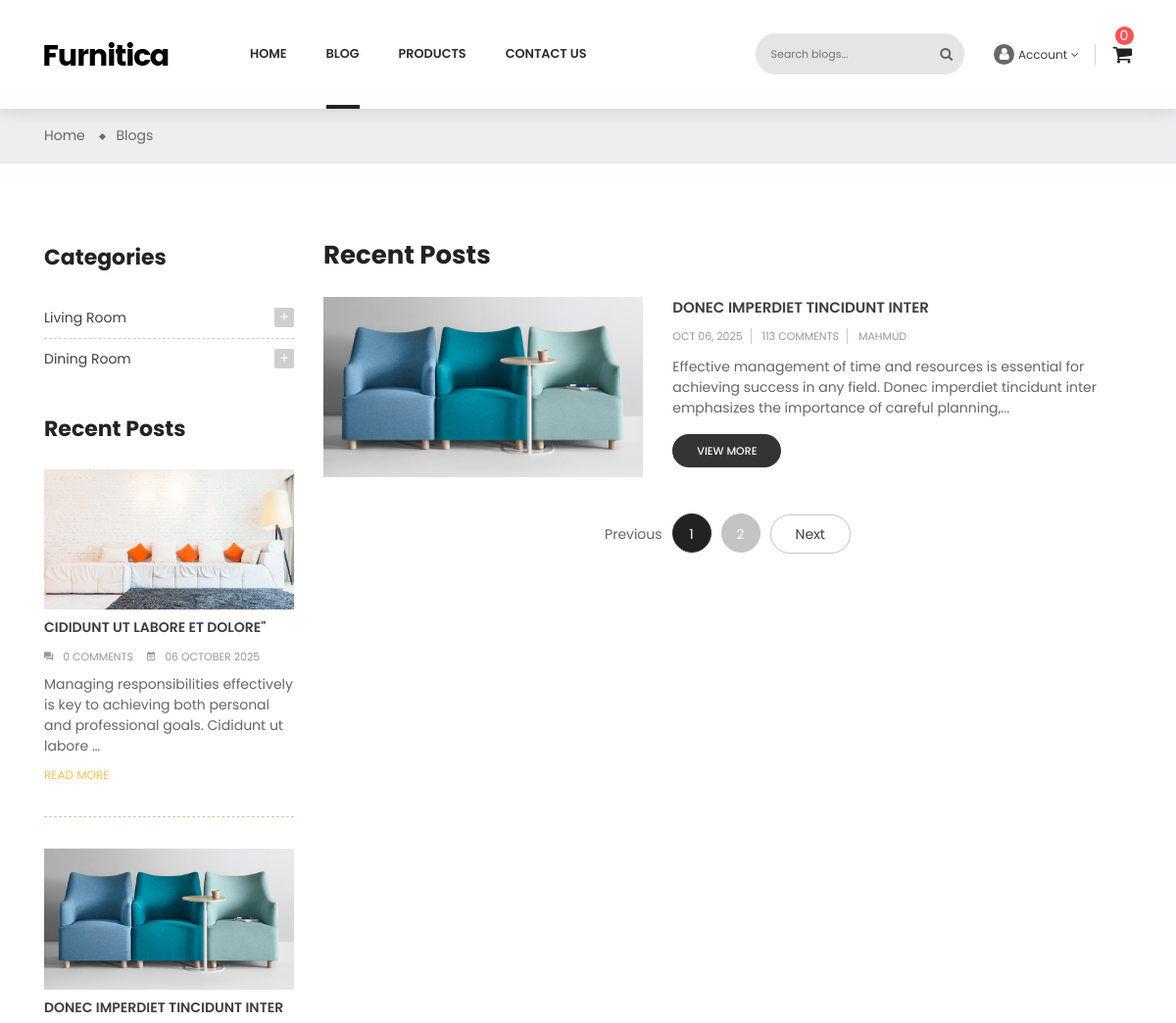
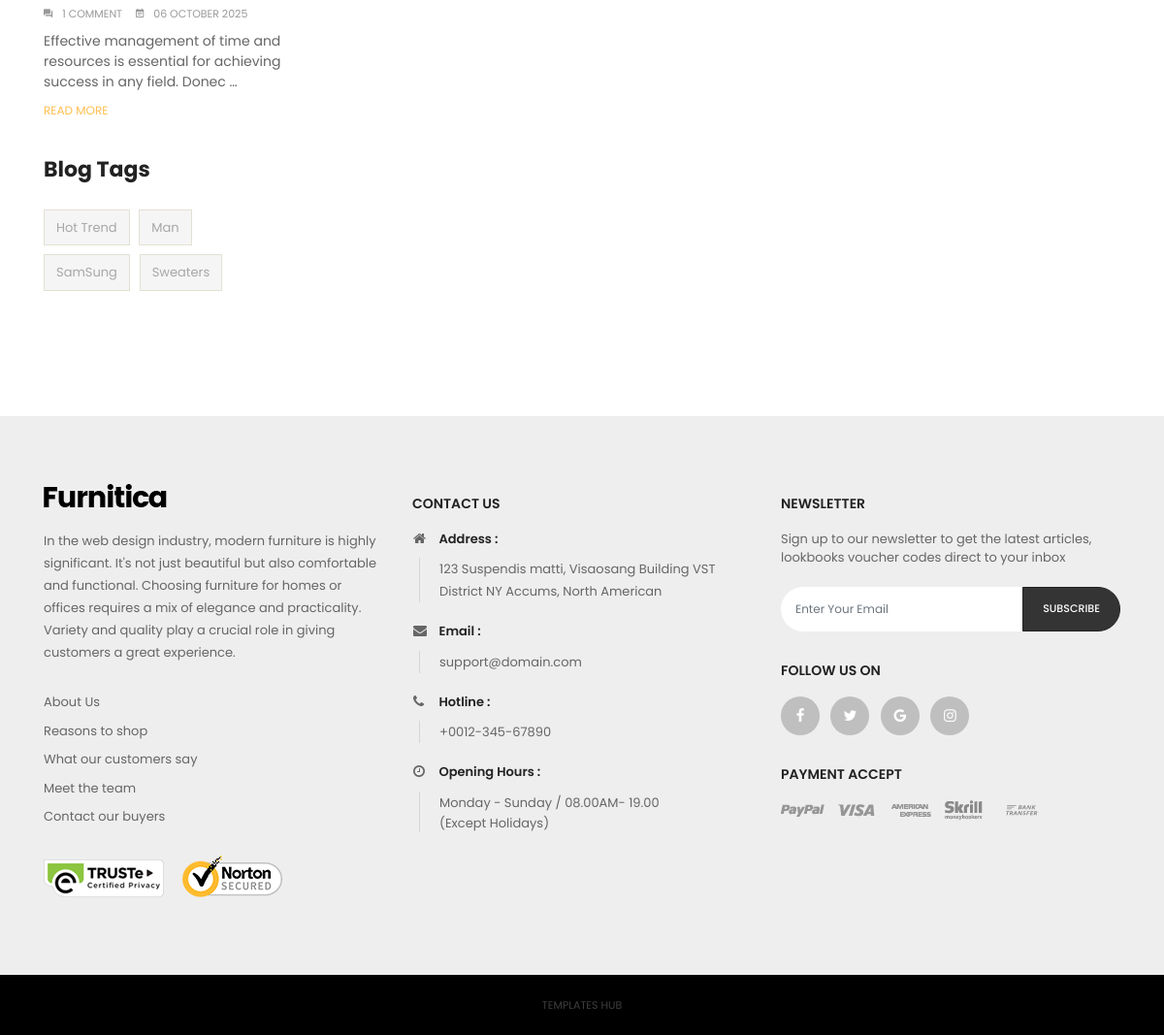
Screenshot of /en/blogs/ with the database file from the repository (2 pictures, top to bottom).
### apps/blogs/models.py (models this page shows, shortened)
class BlogCategoryModel(BaseModel):
    title = models.CharField(max_length=255)
    parent = models.ForeignKey(
        'self',
        on_delete=models.CASCADE,
        related_name='children',
        blank=True,
        null=True
    )
    class Meta:
        verbose_name = 'Blog category'
        verbose_name_plural = 'Blog categories'

class BlogModel(BaseModel):
    class BlogStatus(models.TextChoices):
        DRAFT = 'DRAFT'
        PUBLISHED = 'PUBLISHED'
        DELETED = 'DELETED'
    image = models.ImageField(upload_to='blog-post/')
    title = models.CharField(max_length=255)
    content = RichTextUploadingField()
    status = models.CharField(
        max_length=20,
        choices=BlogStatus,
        default=BlogStatus.DRAFT
    )
    author = models.ForeignKey(
        BlogAuthorModel,
        on_delete=models.CASCADE,
        related_name='blogs',
    )
    category = models.ManyToManyField(
        BlogCategoryModel,
        related_name='blogs'
    )
    tag = models.ManyToManyField(
        BlogTagModel,
        related_name='blogs'
    )
    class Meta:
        verbose_name = 'Blog'
        verbose_name_plural = 'Blogs'

class BlogTagModel(BaseModel):
    title = models.CharField(max_length=255)
    class Meta:
        verbose_name = 'Blog tag'
        verbose_name_plural = 'Blog tags'

class BlogAuthorModel(BaseModel):
    full_name = models.CharField(max_length=128)
    avatar = models.ImageField(
        upload_to='blog-author/'
    )
    bio = models.CharField(max_length=255)
    class Meta:
        verbose_name = 'Blog author'
        verbose_name_plural = 'Blog authors'

### apps/blogs/views.py (the view)
# urls.py: path('', BlogListView.as_view(), name='blogs_home'),
class BlogListView(ListView):
    template_name = 'blogs/blog-list-sidebar-left.html'
    context_object_name = "blogs"
    paginate_by = 1
    def get_queryset(self):
        return BlogModel.objects.filter(status=BlogModel.BlogStatus.PUBLISHED)
    def get_context_data(self, **kwargs):
        context = super().get_context_data(**kwargs)
        context["parent_categories"] = BlogCategoryModel.objects.filter(parent__isnull=True)
        context["tags"] = BlogTagModel.objects.all()
        context["recent_blogs"] = BlogModel.objects.filter(
            status=BlogModel.BlogStatus.PUBLISHED
        ).order_by('-created_at')[:5]
        context["search_type"] = "blogs"
        return context

### apps/basket/cart.py (called while the page is built)
    def __len__(self):
        return sum(item['quantity'] for item in self.basket.values())

### apps/basket/context_processors.py (called while the page is built)
def basket(request):
    return {'basket': Basket(request)}

### apps/pages/templatetags/my_tags.py (called while the page is built)
@register.simple_tag
def get_full_url(request, lang):
    path = request.path.split('/')
    path[1] = lang
    return '/'.join(path)

### templates/blogs/blog-list-sidebar-left.html (shortened to what this page needs)
{% extends 'layout/base.html'%}
{% load static %}
{% load i18n %}
{% load my_tags %}
{% block body_id %}blog-list-sidebar-left{% endblock %}
{% block body_class %}blog{% endblock %}
{% block content %}
<div class="main-content">
        <div id="wrapper-site">
            <div id="content-wrapper">
                <div id="main">
                    <div class="page-home">
                        <nav class="breadcrumb-bg">
                            <div class="container no-index">
                                <div class="breadcrumb">
                                    <ol>
                                        <li>
                                            <a href="{% url 'blogs:blogs_home'%}">
                                                <span>{% trans 'Home' %}</span>
                                            </a>
                                        </li>
                                        <li>
                                            <a href="#">
                                                <span>{% trans 'Blogs' %}</span>
                                            </a>
                                        </li>
                                    </ol>
                                </div>
                            </div>
                        </nav>
                        <div class="container">
                            <div class="content">
                                <div class="row">
                                    <div class="sidebar-3 sidebar-collection col-lg-3 col-md-3 col-sm-4">
                                        {% include 'blogs/blog-sidebar.html' %}
                                    </div>
                                    <div class="col-sm-8 col-lg-9 col-md-9 flex-xs-first main-blogs">
                                        <h2>Recent Posts</h2>
                                    {% if blogs %}
                                        {% for blog in blogs %}
                                            <div class="list-content row">
                                                <div class="hover-after col-md-5 col-xs-12">
                                                    <a href="{% url 'blogs:detail' pk=blog.id %}">
                                                        <img src="{{ blog.image.url }}" alt="img">
                                                    </a>
                                                </div>
                                                <div class="late-item col-md-7 col-xs-12" >
                                                    <p class="content-title">
                                                        <a href="{% url 'blogs:detail' pk=blog.id %}"> {{ blog.title|slice:":40" }} </a>
                                                    </p>
                                                    <p class="post-info">
                                                        <span>{{ blog.created_at|date:"M d, Y" }}</span>
                                                        <span>113 Comments</span>
                                                        <span> {{ blog.author.full_name }} </span>
                                                    </p>
                                                    <p class="description">{{ blog.content|striptags|slice:":200" }}...
                                                    </p>
                                                    <span class="view-more">
                                                        <a href="{% url 'blogs:detail' pk=blog.id %}">view more</a>
                                                    </span>
                                                </div>
                                            </div>
                                        {% endfor %}
                                    {% endif %}
                                        <div class="page-list col">
                                            <ul class="justify-content-center d-flex">
                                                {% if page_obj.has_previous %}
                                                    <li>
                                                        <a rel="prev" href="?page={{ page_obj.previous_page_number }}{% if search_query %}&s={{ search_query }}{% endif %}" class="previous js-search-link">
                                                            Previous
                                                        </a>
                                                    </li>
                                                {% else %}
                                                    <li>
                                                        <span class="previous disabled">Previous</span>
                                                    </li>
                                                {% endif %}
                                                {% for num in page_obj.paginator.page_range %}
                                                    {% if page_obj.number == num %}
                                                        <li class="current active">
                                                            <a rel="nofollow" href="#" class="disabled js-search-link">
                                                                {{ num }}
                                                            </a>
                                                        </li>
                                                    {% elif num > page_obj.number|add:'-3' and num < page_obj.number|add:'3' %}
                                                        <li>
                                                            <a rel="nofollow" href="?page={{ num }}{% if search_query %}&s={{ search_query }}{% endif %}" class="js-search-link">
                                                                {{ num }}
                                                            </a>
                                                        </li>
                                                    {% endif %}
                                                {% endfor %}
                                                {% if page_obj.has_next %}
                                                    <li>
                                                        <a rel="next" href="?page={{ page_obj.next_page_number }}{% if search_query %}&s={{ search_query }}{% endif %}" class="next js-search-link">
                                                            Next
                                                        </a>
                                                    </li>
                                                {% else %}
                                                    <li>
                                                        <span class="next disabled">Next</span>
                                                    </li>
                                                {% endif %}
                                            </ul>
                                        </div>
                                    </div>
                                </div>
                            </div>
                        </div>
                    </div>
                </div>
            </div>
        </div>
    </div>
{% endblock %}

### templates/blogs/blog-sidebar.html (shortened to what this page needs)
{% load static %}
{% load i18n %}
<div class="sidebar-block">
    <div class="title-block">Categories</div>
    <div class="block-content">
        {% for parent in parent_categories %}
            <div class="cateTitle hasSubCategory open level1">
                <span class="arrow collapse-icons collapsed"
                    data-toggle="collapse"
                    data-target="#category{{ parent.id }}"
                    aria-expanded="false" role="status">
                    <i class="zmdi zmdi-plus"></i>
                </span>
                <a class="cateItem" href="{% url 'blogs:blog_filter' 'category' parent.id %}">{{ parent.title }}</a>
            </div>
        {% endfor %}
    </div>
</div>
<div class="sidebar-block">
    <div class="title-block">{% trans 'Recent Posts' %}</div>
    <div class="post-item-content">
        {% for blog in recent_blogs %}
        <div>
            <div class="late-item {% if forloop.first %}first-child{% endif %}">
                <a href="{% url 'blogs:detail' blog.id %}">
                    {% if blog.image %}
                        <img src="{{ blog.image.url }}" alt="{{ blog.title }}" class="img-fluid mb-2">
                    {% endif %}
                    <p class="content-title">{{ blog.title|upper }}</p>
                </a>
                <span>
                    <i class="zmdi zmdi-comments"></i>{{ blog.comments.count }} comment{{ blog.comments.count|pluralize }}
                </span>
                <span>
                    <i class="zmdi zmdi-calendar-note"></i>{{ blog.created_at|date:"d F Y" }}
                </span>
                <p class="description">{{ blog.content|striptags|truncatewords:15 }}</p>
                <p class="remove">
                    <a href="{% url 'blogs:detail' blog.id %}">{% trans 'READ MORE' %}</a>
                </p>
            </div>
        </div>
        {% empty %}
        <p style="text-align:center;color:#999;padding:20px;">{% trans 'No recent posts found.' %}</p>
        {% endfor %}
    </div>
</div>
<div class="sidebar-block product-tags">
    <div class="title-block">
        Blog Tags
    </div>
    <div class="block-content">
        <ul class="listSidebarBlog list-unstyled">
            {% for tag in tags %}
            <li>
                <a href="{% url 'blogs:blog_filter' 'tag' tag.id %}" title="Show blogs matching tag {{ tag.title }}">{{ tag.title }}</a>
            </li>
            {% empty %}
            <li><span class="text-muted">{% trans 'No tags available' %}</span></li>
            {% endfor %}
        </ul>
    </div>
</div>

### rows the page displays
BlogCategoryModel: title "Living Room"
BlogCategoryModel: title "Dining Room"
BlogModel: image (picture), title "CIDIDUNT UT LABORE ET DOLORE\"", comments.count "0", created_at "06 OCTOBER 2025", content "Managing responsibilities effectively is key to achieving both personal and professional goals. Cididunt ut labore …"
BlogModel: image (picture), title "DONEC IMPERDIET TINCIDUNT INTER", comments.count "1", created_at "06 OCTOBER 2025", content "Effective management of time and resources is essential for achieving success in any field. Donec …", created_at "OCT 06, 2025", author.full_name "MAHMUD", content "Effective management of time and resources is essential for achieving success in any field. Donec imperdiet tincidunt inter emphasizes the importance of careful planning,"
BlogTagModel: title "Hot Trend"
BlogTagModel: title "Man"
BlogTagModel: title "SamSung"
BlogTagModel: title "Sweaters"

### other values shown
{{ basket|length }} "0"
{{ num }} "1"
{{ num }} "2"
